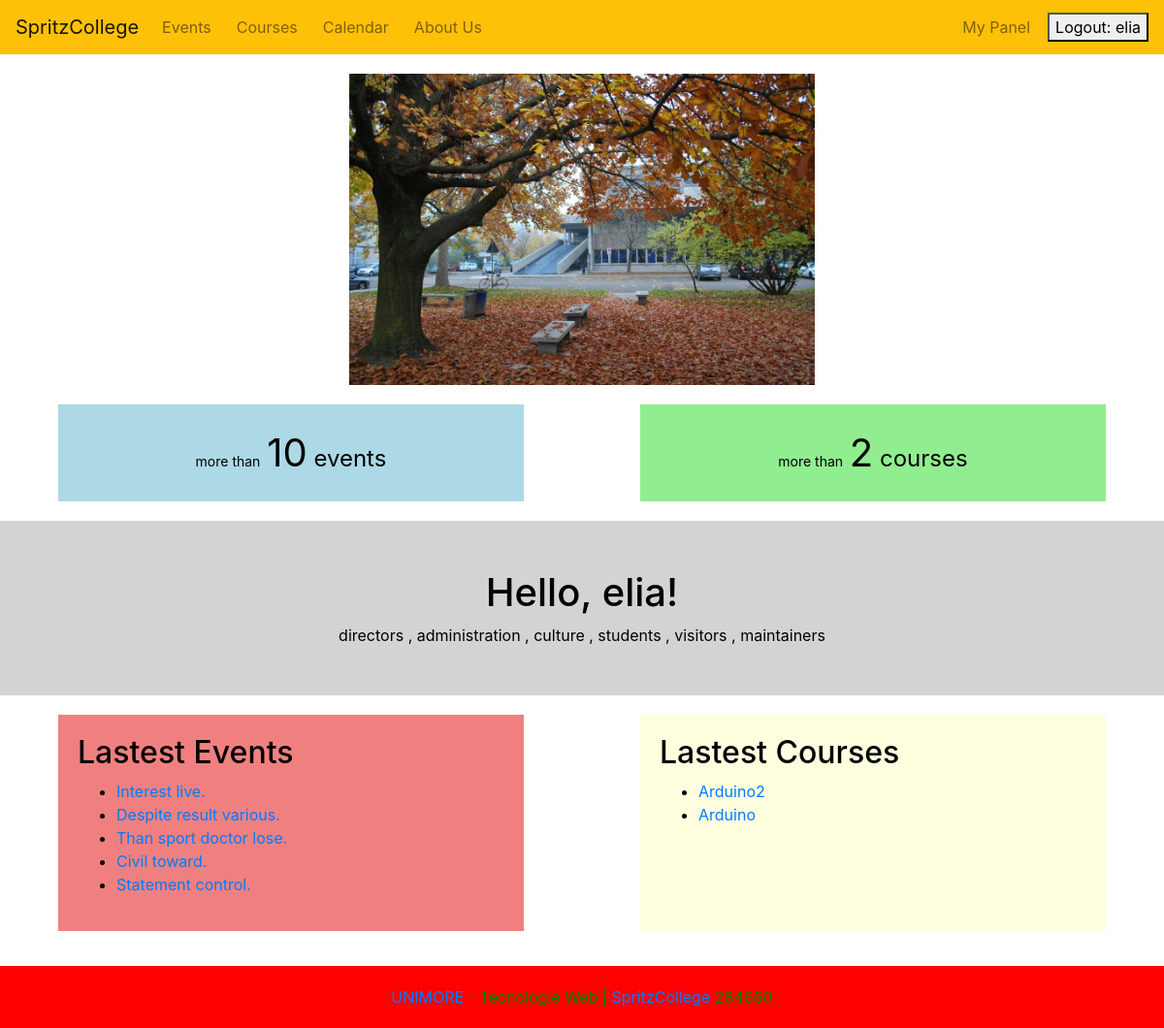
Screenshot of / (signed in) with the database file from the repository.
### Activities/models.py (models this page shows, shortened)
class Event(models.Model):
    name = models.CharField(max_length=100)
    description = models.TextField(max_length=250)
    date = models.DateTimeField(default=default_event_time)
    duration = models.DurationField(null=True, blank=True)
    price = models.DecimalField(max_digits=10, decimal_places=1, null=True, blank=True, default=0)
    max_capacity = models.IntegerField(default=100)
    place = models.CharField(max_length=100, default="conference room")
    status = models.CharField(max_length=20, choices=[('active', 'Active'), ('cancelled', 'Cancelled'), ('completed', 'Completed')], default='active')
    class Meta:
        ordering = ['date']

class Course(models.Model):
    CATEGORY_CHOICES = [
        ('ANY', 'uncategorized'),
        ('TCH', 'tech course'),
        ('LTR', 'literature course'),
        ('LAN', 'language course'),
        ('HND', 'craftsman course'),
        ('ART', 'art course'),
    ]
    name = models.CharField(max_length=100)
    description = models.TextField(max_length=250)
    start_date = models.DateField()
    end_date = models.DateField()
    recurrence_day = models.CharField(max_length=20)
    time = models.TimeField()
    image = models.ImageField(upload_to=course_image_path, default='Courses/default.jpg')
    category = models.CharField(max_length=50, choices=CATEGORY_CHOICES, default='ANY')

### SpritzCollege/views.py (the view)
# urls.py: re_path(r"^$|^\/$|^home\/$", go_home, name="home"),
def go_home (request):
    today = date.today()
    latest_courses = Course.objects.filter(end_date__gte=today).order_by('-end_date')[:5]
    print(f"Dimensione: {Event.objects.all().count()}")
    ctx = {"title":"Home", "events_list": Event.objects.all(), "courses_list": Course.objects.all(), "latest_events": Event.objects.order_by('date')[:5], "latest_courses": latest_courses}
    return render(request, template_name="index.html", context=ctx)

### templates/index.html (shortened to what this page needs)
{% extends 'base.html' %}
{% block content %}
{% load static %}
<div style="display: flex; justify-content: center; padding: 20px 0;">
    <img src="{% static 'home1.jpeg' %}" alt="Descrizione dell'immagine" style="width: 40%; height: auto;">
</div>
<div style=" top: 50%; left:50%; bottom: 50;">
    <div style="display: flex; justify-content: space-around;">
        <div style="width: 40%; background-color: lightblue; padding: 20px;">
            {% if events_list.count > 0 %}
            <div style="font-size: 24px; text-align: center;">
                <span style="font-size: 14px;">more than</span>
                <span style="font-size: 40px;">{{ events_list.count }}</span>
                <span style="font-size: 24px;">events</span>
            </div>
            {%else%}
            <div class="col-md-6" style="margin: 20px auto 0;">
                <div class="alert alert-info" role="alert" style="align-items: center; text-align: center;">
                    There are no scheduled events! <br> Come back later or <a href="{% url 'register' %}">sign up</a> to be the first to be informed!
                </div>
            </div>
            {% endif %}
        </div>
        <div style="width: 40%; background-color: lightgreen; padding: 20px;">
            {% if courses_list.count > 0 %}
            <div style="font-size: 24px; text-align: center;">
                <span style="font-size: 14px;">more than</span>
                <span style="font-size: 40px;">{{ courses_list.count }}</span>
                <span style="font-size: 24px;">courses</span>
            </div>
            {%else%}
            <div class="col-md-6" style="margin: 20px auto 0;">
                <div class="alert alert-info" role="alert" style="align-items: center; text-align: center;">
                    There are no scheduled courses!  <br> Come back later or <a href="{% url 'register' %}">sign up</a> to be the first to be informed!
                </div>
            </div>
            {% endif %}
        </div>
    </div>
    {% if user.is_authenticated %}
    <div style="margin-top: 20px; background-color: lightgrey; padding: 50px;">
        <center>
            <h1>Hello, {{ user.username }}!</h1>
            {% if request.user.is_superuser %}
            <h3>Welcome back, superman! <a href="/admin"> war room?</a></h3>
            {% else %}
            {% if request.user.groups.exists %}
            {% for group in request.user.groups.all %}
            {% if not forloop.first %}, {% endif %}
            {{ group.name }}
            {% endfor %}
            {% else %}
            <p>No groups detected</p>
            {% endif %}
            {% endif %}
        </center>
    </div>
    {% endif %}
    <div style="display: flex; justify-content: space-around; margin-top: 20px;">
        <div style="width: 40%; background-color: lightcoral; padding: 20px;">
            {% if latest_events.count > 0 %}
            <h2>Lastest Events</h2>
            <ul>
                {% for event in latest_events %}
                <li>
                    <a href="{% url 'event_detail' event.id %}">{{ event.name }}</a>
                </li>
                {% endfor %}
                {% endif %}
            </ul>
        </div>
        <div style="width: 40%; background-color: lightyellow; padding: 20px;">
            {% if latest_courses.count > 0 %}
            <h2>Lastest Courses</h2>
            <ul>
                {% for course in latest_courses %}
                <li>
                    <a href="{% url 'course_detail' course.id %}">{{ course.name }}</a>
                </li>
                {% endfor %}
                {% endif %}
            </ul>
        </div>
    </div>
</div>
{% endblock %}

### templates/base.html (shortened to what this page needs)
{% load static %}
<!DOCTYPE html>
<html lang="it">
<head>
  <link rel="stylesheet" href="https://cdn.jsdelivr.net/npm/bootstrap@4.6.1/dist/css/bootstrap.min.css">
  <link rel="stylesheet" href="https://cdnjs.cloudflare.com/ajax/libs/font-awesome/5.15.1/css/all.min.css">
</head>
<body>
  <header class="top-bar">
    <nav class="navbar navbar-expand-lg navbar-light bg-warning text-white">
      <a class="navbar-brand" href="{% url 'home' %}">SpritzCollege</a>
      <div class="collapse navbar-collapse" id="navbarSupportedContent">
        <ul class="navbar-nav mr-auto">
          <li class="nav-item">
            <a class="nav-link" href="{% url 'list_events' %}">Events</a>
          </li>
          <li class="nav-item">
            <a class="nav-link" href="{% url 'list_courses' %}">Courses</a>
          </li>
          <li class="nav-item">
            <a class="nav-link" href="{% url 'calendar_view' %}">Calendar</a>
          </li>
          <li class="nav-item">
            <a class="nav-link" href="{% url 'about_us' %}">About Us</a>
          </li>
        </ul>
        {% if request.user.is_authenticated %}
        <ul class="navbar-nav ml-auto">
          <li class="nav-item">
            <a class="nav-link" href="{% url 'messages' %}">My Panel</a>
          </li>
      </div>
      {% endif %}
      {% if user.is_authenticated %}
      <form method="post" action="{% url 'logout' %}">
        <button type="submit">Logout: {{user.username}}</button>
      </form>
      {% else %}
      <form method="post" action="{% url 'login' %}">
        {% csrf_token %}
        <button type="submit">Sign in</button>
      </form>
      {% endif %}
    </nav>
  </header>
  <main>
    {% block content %}
    {% endblock %}
  </main>
  <footer class="bottom-bar">
    <div class="text-center">
      <a href="https://www.unimore.it/it">UNIMORE</a> - Tecnologie Web | <a href="{% url 'home' %}">SpritzCollege</a>
    </div>
  </footer>
</body>
</html>

### templates/base.html (style rules this page uses)
body { margin-bottom: 100px; background-color: white; color: black; }
.navbar-nav { display: flex; align-items: center; }
.nav-item { margin-right: 10px; }
.bottom-bar { position: fixed; bottom: 0; width: 100%; display: flex; align-items: center; justify-content: center; background-color: red; padding: 20px 0; color: green; }

### rows the page displays
Event: name "Interest live."
Event: name "Despite result various."
Event: name "Than sport doctor lose."
Event: name "Civil toward."
Event: name "Statement control."
Course: name "Arduino2"
Course: name "Arduino"

### other values shown
{{ user.username }} "elia"
{{ events_list.count }} "10"
{{ courses_list.count }} "2"
{{ group.name }} "directors"
{{ group.name }} "administration"
{{ group.name }} "culture"
{{ group.name }} "students"
{{ group.name }} "visitors"
{{ group.name }} "maintainers"
